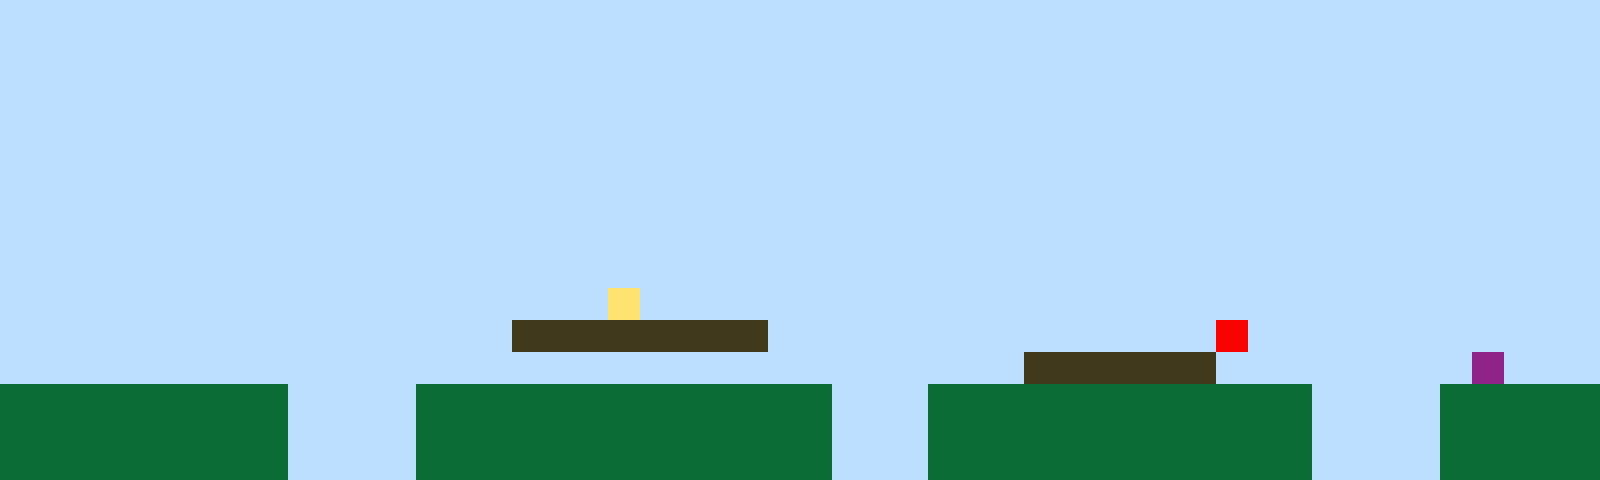

Rendered tile map (Tiled .tmx) drawn with the repository's tilesets; below, a short description and the full map source, tile grids included:
An orthogonal 50x15 tile map with 32x32 px tiles, 1 tile layer (Tile Layer 1).

<map version="1.10" tiledversion="1.11.2" orientation="orthogonal" renderorder="right-up" width="50" height="15" tilewidth="32" tileheight="32" infinite="0" nextlayerid="2" nextobjectid="1"><editorsettings><export target="map1.csv" format="csv" /></editorsettings><tileset firstgid="1" name="sprites" tilewidth="32" tileheight="32" tilecount="6" columns="3"><image source="sprites.png" width="96" height="64" /></tileset><layer id="1" name="Tile Layer 1" width="50" height="15"><data encoding="csv">1,1,1,1,1,1,1,1,1,1,1,1,1,1,1,1,1,1,1,1,1,1,1,1,1,1,1,1,1,1,1,1,1,1,1,1,1,1,1,1,1,1,1,1,1,1,1,1,1,1,1,1,1,1,1,1,1,1,1,1,1,1,1,1,1,1,1,1,1,1,1,1,1,1,1,1,1,1,1,1,1,1,1,1,1,1,1,1,1,1,1,1,1,1,1,1,1,1,1,1,1,1,1,1,1,1,1,1,1,1,1,1,1,1,1,1,1,1,1,1,1,1,1,1,1,1,1,1,1,1,1,1,1,1,1,1,1,1,1,1,1,1,1,1,1,1,1,1,1,1,1,1,1,1,1,1,1,1,1,1,1,1,1,1,1,1,1,1,1,1,1,1,1,1,1,1,1,1,1,1,1,1,1,1,1,1,1,1,1,1,1,1,1,1,1,1,1,1,1,1,1,1,1,1,1,1,1,1,1,1,1,1,1,1,1,1,1,1,1,1,1,1,1,1,1,1,1,1,1,1,1,1,1,1,1,1,1,1,1,1,1,1,1,1,1,1,1,1,1,1,1,1,1,1,1,1,1,1,1,1,1,1,1,1,1,1,1,1,1,1,1,1,1,1,1,1,1,1,1,1,1,1,1,1,1,1,1,1,1,1,1,1,1,1,1,1,1,1,1,1,1,1,1,1,1,1,1,1,1,1,1,1,1,1,1,1,1,1,1,1,1,1,1,1,1,1,1,1,1,1,1,1,1,1,1,1,1,1,1,1,1,1,1,1,1,1,1,1,1,1,1,1,1,1,1,1,1,1,1,1,1,1,1,1,1,1,1,1,1,1,1,1,1,1,1,1,1,1,1,1,1,1,1,1,1,1,1,1,1,1,1,1,1,1,1,1,1,1,1,1,1,1,1,1,1,1,1,1,1,1,1,1,1,1,1,1,1,1,1,1,1,1,1,1,1,1,1,1,1,1,1,1,1,1,1,1,1,1,1,1,1,1,1,1,1,1,1,1,1,1,1,1,1,1,1,1,1,1,1,1,1,1,1,1,1,1,1,1,1,4,1,1,1,1,1,1,1,1,1,1,1,1,1,1,1,1,1,1,1,1,1,1,1,1,1,1,1,1,1,1,1,1,1,1,1,1,1,1,1,1,1,1,1,1,1,1,3,3,3,3,3,3,3,3,1,1,1,1,1,1,1,1,1,1,1,1,1,1,5,1,1,1,1,1,1,1,1,1,1,1,1,1,1,1,1,1,1,1,1,1,1,1,1,1,1,1,1,1,1,1,1,1,1,1,1,1,1,1,1,1,1,1,3,3,3,3,3,3,1,1,1,1,1,1,1,1,6,1,1,1,2,2,2,2,2,2,2,2,2,1,1,1,1,2,2,2,2,2,2,2,2,2,2,2,2,2,1,1,1,2,2,2,2,2,2,2,2,2,2,2,2,1,1,1,1,2,2,2,2,2,2,2,2,2,2,2,2,2,2,1,1,1,1,2,2,2,2,2,2,2,2,2,2,2,2,2,1,1,1,2,2,2,2,2,2,2,2,2,2,2,2,1,1,1,1,2,2,2,2,2,2,2,2,2,2,2,2,2,2,1,1,1,1,2,2,2,2,2,2,2,2,2,2,2,2,2,1,1,1,2,2,2,2,2,2,2,2,2,2,2,2,1,1,1,1,2,2,2,2,2</data></layer></map>
